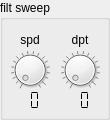
   <widget class="QGroupBox" name="fsBox">
    <property name="geometry">
     <rect>
      <x>390</x>
      <y>10</y>
      <width>110</width>
      <height>120</height>
     </rect>
    </property>
    <property name="title">
     <string>filt sweep</string>
    </property>
    <widget class="QLabel" name="fsSpeedLabel">
     <property name="geometry">
      <rect>
       <x>10</x>
       <y>30</y>
       <width>40</width>
       <height>20</height>
      </rect>
     </property>
     <property name="text">
      <string>spd</string>
     </property>
     <property name="alignment">
      <set>Qt::AlignCenter</set>
     </property>
     <property name="wordWrap">
      <bool>false</bool>
     </property>
    </widget>
    <widget class="QDial" name="fsSpeedKnob">
     <property name="geometry">
      <rect>
       <x>10</x>
       <y>50</y>
       <width>40</width>
       <height>40</height>
      </rect>
     </property>
     <property name="maximum">
      <number>255</number>
     </property>
     <property name="pageStep">
      <number>16</number>
     </property>
     <property name="notchTarget">
      <double>15.000000000000000</double>
     </property>
     <property name="notchesVisible">
      <bool>true</bool>
     </property>
    </widget>
    <widget class="QLCDNumber" name="fsSpeedDisplay">
     <property name="geometry">
      <rect>
       <x>20</x>
       <y>90</y>
       <width>21</width>
       <height>21</height>
      </rect>
     </property>
     <property name="frameShape">
      <enum>QFrame::NoFrame</enum>
     </property>
     <property name="numDigits">
      <number>2</number>
     </property>
     <property name="mode">
      <enum>QLCDNumber::Hex</enum>
     </property>
     <property name="segmentStyle">
      <enum>QLCDNumber::Flat</enum>
     </property>
    </widget>
    <widget class="QLabel" name="fsDepthLabel">
     <property name="geometry">
      <rect>
       <x>60</x>
       <y>30</y>
       <width>40</width>
       <height>20</height>
      </rect>
     </property>
     <property name="text">
      <string>dpt</string>
     </property>
     <property name="alignment">
      <set>Qt::AlignCenter</set>
     </property>
     <property name="wordWrap">
      <bool>false</bool>
     </property>
    </widget>
    <widget class="QDial" name="fsDepthKnob">
     <property name="geometry">
      <rect>
       <x>60</x>
       <y>50</y>
       <width>40</width>
       <height>40</height>
      </rect>
     </property>
     <property name="maximum">
      <number>255</number>
     </property>
     <property name="pageStep">
      <number>16</number>
     </property>
     <property name="notchTarget">
      <double>15.000000000000000</double>
     </property>
     <property name="notchesVisible">
      <bool>true</bool>
     </property>
    </widget>
    <widget class="QLCDNumber" name="fsDepthDisplay">
     <property name="geometry">
      <rect>
       <x>70</x>
       <y>90</y>
       <width>21</width>
       <height>21</height>
      </rect>
     </property>
     <property name="frameShape">
      <enum>QFrame::NoFrame</enum>
     </property>
     <property name="numDigits">
      <number>2</number>
     </property>
     <property name="mode">
      <enum>QLCDNumber::Hex</enum>
     </property>
     <property name="segmentStyle">
      <enum>QLCDNumber::Flat</enum>
     </property>
    </widget>
   </widget>
